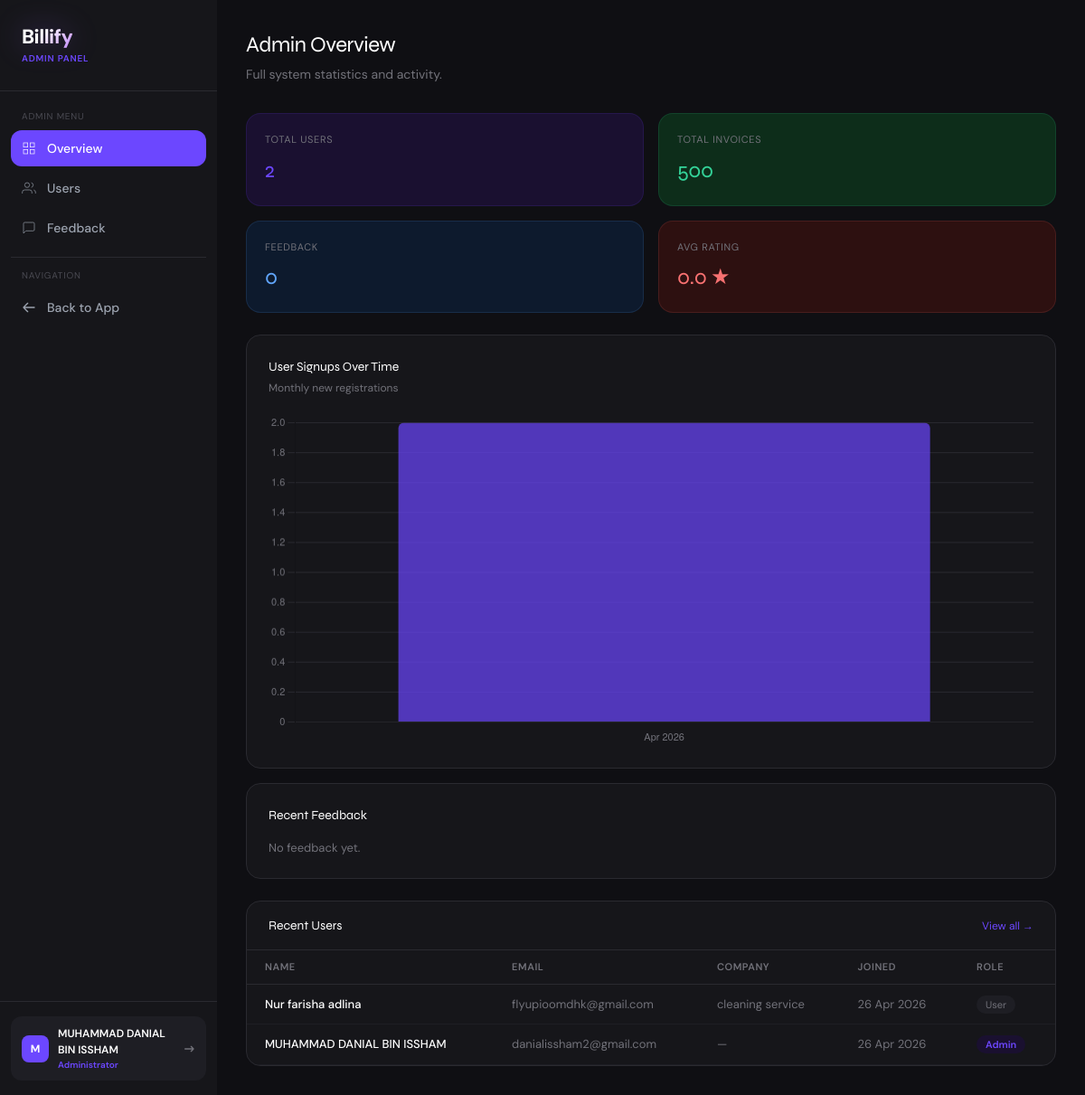
The app's page /admin (signed in), older data.
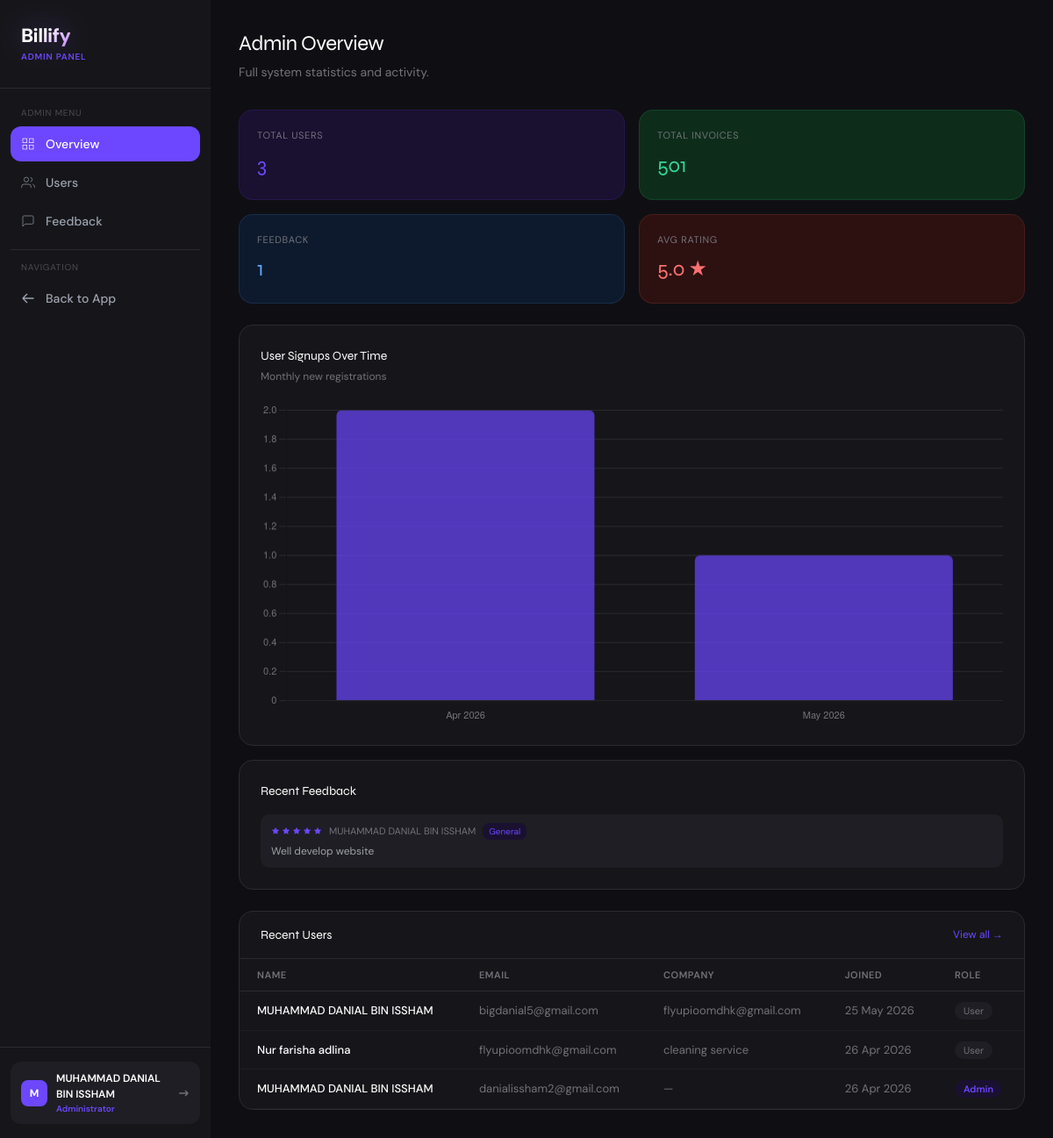
The same page, newer data.
### app.py (models this page shows)
class User(UserMixin, db.Model):
    id = db.Column(db.Integer, primary_key=True)
    name = db.Column(db.String(100), nullable=False)
    email = db.Column(db.String(120), unique=True, nullable=False)
    password = db.Column(db.String(200), nullable=False)
    company = db.Column(db.String(100))
    is_admin = db.Column(db.Boolean, default=False)
    is_active_account = db.Column(db.Boolean, default=True)
    created_at = db.Column(db.DateTime, default=datetime.utcnow)
    invoices = db.relationship('Invoice', backref='owner', lazy=True)

class Feedback(db.Model):
    id = db.Column(db.Integer, primary_key=True)
    user_id = db.Column(db.Integer, db.ForeignKey('user.id'), nullable=False)
    rating = db.Column(db.Integer, nullable=False)
    category = db.Column(db.String(50))
    message = db.Column(db.Text)
    created_at = db.Column(db.DateTime, default=datetime.utcnow)
    user = db.relationship('User', backref='feedbacks')

### app.py (the view)
@app.route('/admin')
@login_required
@admin_required
def admin_dashboard():
    total_users = User.query.count()
    total_invoices = Invoice.query.count()
    total_revenue = db.session.query(db.func.sum(Invoice.total)).filter_by(status='Paid').scalar() or 0
    total_feedback = Feedback.query.count()
    avg_rating = db.session.query(db.func.avg(Feedback.rating)).scalar() or 0
    recent_users = User.query.order_by(User.created_at.desc()).limit(5).all()
    recent_feedback = Feedback.query.order_by(Feedback.created_at.desc()).limit(5).all()
    from collections import defaultdict
    all_users = User.query.all()
    monthly_signups = defaultdict(int)
    for u in all_users:
        key = u.created_at.strftime('%b %Y')
        monthly_signups[key] += 1
    sorted_signups = sorted(monthly_signups.items(), key=lambda x: datetime.strptime(x[0], '%b %Y'))
    return render_template('admin/dashboard.html',
        total_users=total_users,
        total_invoices=total_invoices,
        total_revenue=round(float(total_revenue), 2),
        total_feedback=total_feedback,
        avg_rating=round(float(avg_rating), 1),
        recent_users=recent_users,
        recent_feedback=recent_feedback,
        signup_labels=json.dumps([s[0] for s in sorted_signups]),
        signup_data=json.dumps([s[1] for s in sorted_signups])
    )

### app.py (called while the page is built)
@app.after_request
def add_security_headers(response):
    response.headers['X-Content-Type-Options'] = 'nosniff'
    response.headers['X-Frame-Options'] = 'SAMEORIGIN'
    response.headers['X-XSS-Protection'] = '1; mode=block'
    response.headers['Referrer-Policy'] = 'strict-origin-when-cross-origin'
    return response

@login_manager.user_loader
def load_user(user_id):
    return User.query.get(int(user_id))

def admin_required(f):
    @wraps(f)
    def decorated(*args, **kwargs):
        if not current_user.is_authenticated or not current_user.is_admin:
            flash('Admin access required.', 'error')
            return redirect(url_for('dashboard'))
        return f(*args, **kwargs)
    return decorated

### templates/admin/dashboard.html (shortened to what the changed rows need)
{% extends 'admin/base.html' %}
{% block content %}
<div class="mb-8">
  <h2 class="font-display font-700" style="font-size:24px;letter-spacing:-0.5px;color:white;">Admin Overview</h2>
</div>
<div class="grid grid-cols-2 xl:grid-cols-4 gap-4 mb-6">
  {% set cards = [
    ('Total Users', total_users, '#6c47ff', '#1a1030'),
    ('Total Invoices', total_invoices, '#34d399', '#0d2d1a'),
    ('Feedback', total_feedback, '#60a5fa', '#0d1a2d'),
    ('Avg Rating', avg_rating ~ ' ★', '#f87171', '#2d1010'),
  ] %}
  {% for label, value, color, bg in cards %}
  <div style="background:{{ bg }};border:1px solid {{ color }}22;border-radius:16px;padding:20px;">
    <div style="font-size:11px;color:#72727a;text-transform:uppercase;letter-spacing:0.06em;margin-bottom:8px;">{{ label }}</div>
    <div class="font-display font-700" style="font-size:24px;color:{{ color }};letter-spacing:-0.5px;">{{ value }}</div>
  </div>
  {% endfor %}
</div>
<div class="grid grid-cols-1 xl:grid-cols-2 gap-4 mb-6">
  <div style="background:#16161a;border:1px solid #2a2a30;border-radius:16px;padding:24px;">
    <div class="font-display font-600" style="font-size:14px;color:white;margin-bottom:4px;">User Signups Over Time</div>
    <div style="font-size:12px;color:#72727a;margin-bottom:20px;">Monthly new registrations</div>
    <canvas id="signupChart" height="130"></canvas>
  </div>
  <div style="background:#16161a;border:1px solid #2a2a30;border-radius:16px;padding:24px;">
    <div class="space-y-3">
      {% for fb in recent_feedback %}
      <div style="padding:10px 12px;background:#1e1e24;border-radius:10px;">
        <div style="display:flex;align-items:center;gap:8px;margin-bottom:4px;">
          <div style="display:flex;gap:2px;">
            {% for i in range(1,6) %}
            <svg width="10" height="10" viewBox="0 0 24 24" fill="{% if i <= fb.rating %}#6c47ff{% else %}#2a2a30{% endif %}" stroke="none"><polygon points="12 2 15.09 8.26 22 9.27 17 14.14 18.18 21.02 12 17.77 5.82 21.02 7 14.14 2 9.27 8.91 8.26 12 2"/></svg>
            {% endfor %}
          </div>
          <span style="font-size:11px;color:#72727a;">{{ fb.user.name }}</span>
          {% if fb.category %}<span style="font-size:10px;background:#1a1030;color:#6c47ff;padding:2px 7px;border-radius:8px;">{{ fb.category }}</span>{% endif %}
        </div>
        {% if fb.message %}<div style="font-size:12px;color:#a0a0a8;">{{ fb.message[:80] }}{% if fb.message|length > 80 %}...{% endif %}</div>{% endif %}
      </div>
      {% else %}
      <div style="color:#72727a;font-size:13px;">No feedback yet.</div>
      {% endfor %}
    </div>
  </div>
</div>
<div style="background:#16161a;border:1px solid #2a2a30;border-radius:16px;overflow:hidden;">
  <table style="width:100%;font-size:13px;border-collapse:collapse;">
    <thead>
      <tr style="border-bottom:1px solid #2a2a30;">
        {% for col in ['Name', 'Email', 'Company', 'Joined', 'Role'] %}
        <th style="padding:10px 20px;text-align:left;font-size:11px;font-weight:600;color:#72727a;text-transform:uppercase;letter-spacing:0.05em;">{{ col }}</th>
        {% endfor %}
      </tr>
    </thead>
    <tbody>
      {% for u in recent_users %}
      <tr style="border-bottom:1px solid #1e1e24;">
        <td style="padding:12px 20px;color:white;font-weight:500;">{{ u.name }}</td>
        <td style="padding:12px 20px;color:#72727a;">{{ u.email }}</td>
        <td style="padding:12px 20px;color:#72727a;">{{ u.company or '—' }}</td>
        <td style="padding:12px 20px;color:#72727a;">{{ u.created_at.strftime('%d %b %Y') }}</td>
        <td style="padding:12px 20px;">
          {% if u.is_admin %}
          <span style="background:#1a1030;color:#6c47ff;padding:3px 10px;border-radius:20px;font-size:11px;font-weight:600;">Admin</span>
          {% else %}
          <span style="background:#1e1e24;color:#72727a;padding:3px 10px;border-radius:20px;font-size:11px;">User</span>
          {% endif %}
        </td>
      </tr>
      {% endfor %}
    </tbody>
  </table>
</div>
{% endblock %}
{% block scripts %}
<script>
const labels = {{ signup_labels|safe }};
const data = {{ signup_data|safe }};
new Chart(document.getElementById('signupChart'), {
  type: 'bar',
  data: {
    labels: labels.length ? labels : ['No Data'],
    datasets: [{
      data: data.length ? data : [0],
      backgroundColor: 'rgba(108,71,255,0.7)',
      borderRadius: 6,
    }]
  },
  options: {
    responsive: true,
    plugins: { legend: { display: false } },
    scales: {
      y: { beginAtZero: true, grid: { color: '#2a2a30' }, ticks: { color: '#72727a', font: { size: 11 } } },
      x: { grid: { display: false }, ticks: { color: '#72727a', font: { size: 11 } } }
    }
  }
});
</script>
{% endblock %}

### templates/admin/base.html (shortened to what the changed rows need)
<!DOCTYPE html>
<html lang="en">
<head>
  <script src="https://cdn.tailwindcss.com"></script>
</head>
<body style="background:#0f0f13; min-height:100vh;">
<div class="flex min-h-screen">
  <aside style="width:240px;background:#16161a;flex-shrink:0;" class="fixed h-full z-10 flex flex-col">
    <div class="px-3 py-4" style="border-top:1px solid #2a2a30;">
      <div style="background:#1e1e24;border-radius:12px;padding:10px 12px;display:flex;align-items:center;gap:10px;">
        <div style="width:30px;height:30px;border-radius:8px;background:#6c47ff;display:flex;align-items:center;justify-content:center;font-weight:700;color:white;font-size:12px;flex-shrink:0;">
          {{ current_user.name[0].upper() }}
        </div>
        <div style="flex:1;min-width:0;">
          <div style="font-size:12px;font-weight:600;color:white;truncate;">{{ current_user.name }}</div>
          <div style="font-size:10px;color:#6c47ff;font-weight:600;">Administrator</div>
        </div>
        <a href="{{ url_for('logout') }}" title="Logout">
          <svg class="w-4 h-4" style="color:#72727a;" fill="none" stroke="currentColor" viewBox="0 0 24 24"><path stroke-linecap="round" stroke-linejoin="round" stroke-width="2" d="M17 16l4-4m0 0l-4-4m4 4H7"/></svg>
        </a>
      </div>
    </div>
  </aside>
  <main style="margin-left:240px;flex:1;padding:32px;background:#0f0f13;min-height:100vh;">
    {% block content %}{% endblock %}
  </main>
</div>
{% block scripts %}{% endblock %}
</body>
</html>

Row changes from the older to the newer data that the page shows:
added Feedback: rating 5 (drawn), user.name "MUHAMMAD DANIAL BIN ISSHAM", category "General", message "Well develop website"
added User: name "MUHAMMAD DANIAL BIN ISSHAM", email "bigdanial5@gmail.com", company "flyupioomdhk@gmail.com", created_at "25 May 2026", is_admin "User"
Text that changed along with them:
chart data {{ signup_data|safe }}: [2] → [2, 1]
new list line: "TOTAL USERS 3"
new list line: "TOTAL INVOICES 501"
new list line: "FEEDBACK 1"
new list line: "AVG RATING 5.0 ★"
list line gone: "TOTAL USERS 2"
list line gone: "TOTAL INVOICES 500"
list line gone: "FEEDBACK 0"
list line gone: "AVG RATING 0.0 ★"
text no longer shown: "No feedback yet."
